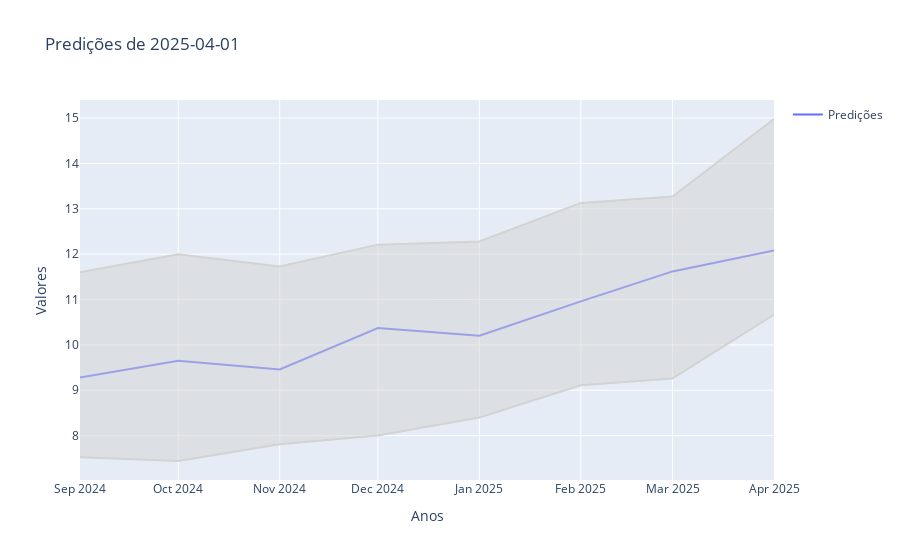

The notebook cell saved with this chart:
### Code cell
## Predicao futuro
with parallel_config(backend='threading', n_jobs=2):
    predicao = Predicao(x_treino,y_treino,tratando,dados,melhor_modelo, modelos_carregados[melhor_modelo],coluna=variavel_predicao)
dados_predicao_futuro, _, index_futuro = predicao.criando_dados_futuros()
dados_predicao = predicao.criando_dataframe_predicoes()
#dados_predicao.to_csv('/workspaces/Predicoes_macroeconomicas/codigos_rodando/avaliacao_modelos/dados_predicao.csv',index=False)
print(dados_predicao)
data_predicao,intervalo_lower,intervalo_upper,predicao_proximo_mes = predicao.predicao_ultimo_periodo()
dados_futuro = {
    'data': data_predicao,
    'intervalo_lower': intervalo_lower,
    'intervalo_upper': intervalo_upper,
    'predicao': predicao_proximo_mes}
print(f'Data da predição:{data_predicao}, Valor da predição:{predicao_proximo_mes}, Intervalo de predição [lower,upper] :{intervalo_lower,intervalo_upper}')
predicao.plotando_predicoes(save=False,diretorio=path_codigos_rodando+f'/avaliacao_modelos/predicao_futuro_{variavel_predicao}.png')

### Figure 1 — Plotly figure (JSON) as saved in the notebook; plotly's stock layout.template omitted (floating-point values rounded to 4 significant figures)
{"data": [{"mode": "lines", "name": "Predições", "type": "scatter", "x": ["2024-09-01T00:00:00", "2024-10-01T00:00:00", "2024-11-01T00:00:00", "2024-12-01T00:00:00", "2025-01-01T00:00:00", "2025-02-01T00:00:00", "2025-03-01T00:00:00", "2025-04-01T00:00:00"], "y": [9.28, 9.65, 9.46, 10.37, 10.2, 10.96, 11.62, 12.08]}, {"line": {"color": "lightgrey"}, "mode": "lines", "showlegend": false, "type": "scatter", "x": ["2024-09-01T00:00:00", "2024-10-01T00:00:00", "2024-11-01T00:00:00", "2024-12-01T00:00:00", "2025-01-01T00:00:00", "2025-02-01T00:00:00", "2025-03-01T00:00:00", "2025-04-01T00:00:00"], "y": [7.52, 7.44, 7.81, 8, 8.4, 9.11, 9.26, 10.67]}, {"fill": "tonexty", "line": {"color": "lightgrey"}, "mode": "lines", "showlegend": false, "type": "scatter", "x": ["2024-09-01T00:00:00", "2024-10-01T00:00:00", "2024-11-01T00:00:00", "2024-12-01T00:00:00", "2025-01-01T00:00:00", "2025-02-01T00:00:00", "2025-03-01T00:00:00", "2025-04-01T00:00:00"], "y": [11.6, 12, 11.73, 12.21, 12.28, 13.13, 13.27, 14.98]}], "layout": {"title": {"text": "Predições de 2025-04-01"}, "xaxis": {"title": {"text": "Anos"}}, "yaxis": {"title": {"text": "Valores"}}}}
